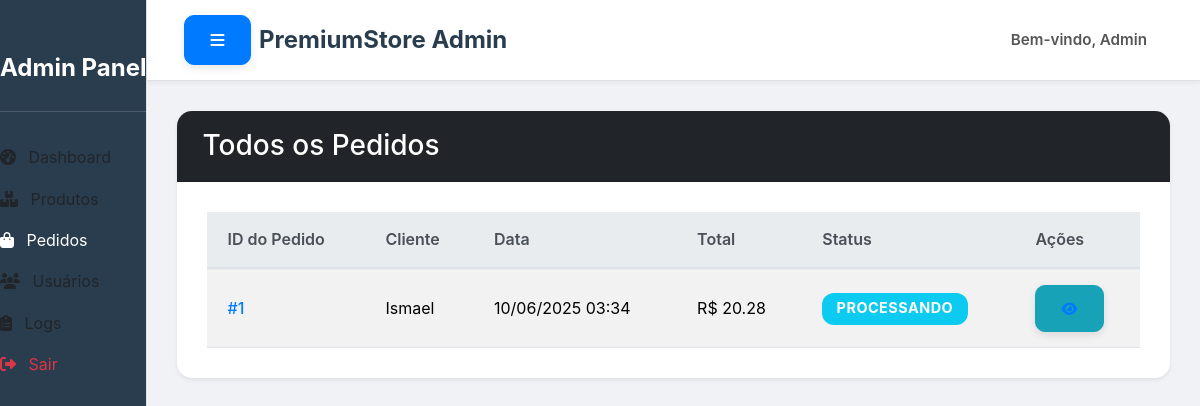
The page /admin/pedidos (signed in) on the database as committed earlier.
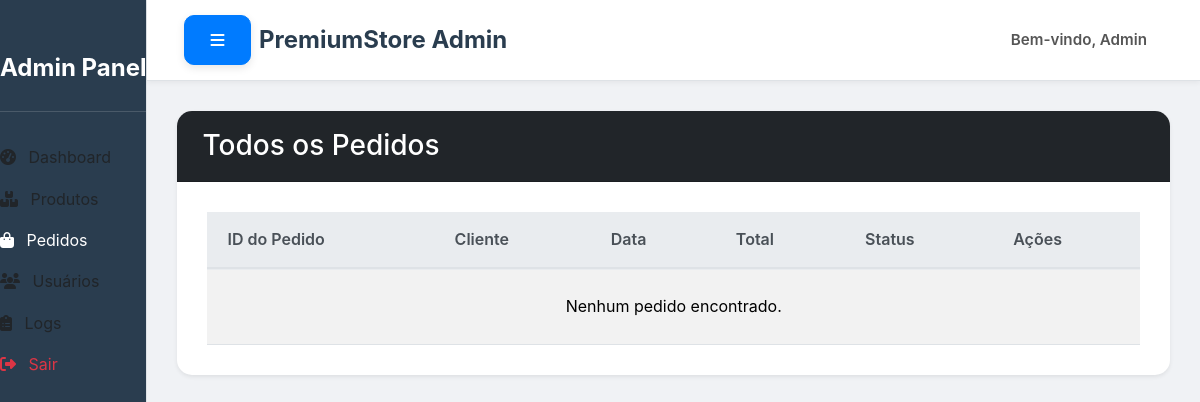
The same page on the database as committed later.
### tables this page shows
CREATE TABLE pedidos (
            id INTEGER PRIMARY KEY AUTOINCREMENT,
            usuario_id INTEGER,
            data TIMESTAMP DEFAULT CURRENT_TIMESTAMP,
            status TEXT DEFAULT 'Pendente',
            total REAL DEFAULT 0.0,
            FOREIGN KEY (usuario_id) REFERENCES usuarios(id)
        );

CREATE TABLE usuarios (
            id INTEGER PRIMARY KEY AUTOINCREMENT,
            nome TEXT NOT NULL,
            email TEXT UNIQUE NOT NULL,
            senha TEXT NOT NULL,
            is_admin BOOLEAN DEFAULT 0
        );

### routes/admin.py (the view)
@admin_bp.route('/pedidos')
@admin_required
def admin_pedidos():
    conn = conectar_db()
    cursor = conn.cursor()
    cursor.execute('''
        SELECT p.id, p.data, p.status, p.total, u.nome
        FROM pedidos p
        JOIN usuarios u ON p.usuario_id = u.id
        ORDER BY p.data DESC
    ''')
    pedidos_raw = cursor.fetchall()
    pedidos = []
    for pedido_raw in pedidos_raw:
        pedido = dict(pedido_raw)
        if 'data' in pedido and isinstance(pedido['data'], str):
            try:
                pedido['data'] = datetime.datetime.strptime(pedido['data'], '%Y-%m-%d %H:%M:%S')
            except ValueError:
                print(f"Warning: Unexpected date format for order ID {pedido.get('id')}: {pedido['data']}")
        pedidos.append(pedido)
    conn.close()
    return render_template('admin/pedidos.html', pedidos=pedidos)

### app.py (called while the page is built)
@app.context_processor
def inject_global_data():
    total_itens = 0
    if 'usuario_id' in session:
        usuario_id = session['usuario_id']
        try:
            total_itens = contar_itens_carrinho_db(usuario_id)
        except Exception as e:
            print(f"Erro ao contar itens do carrinho para o usuário {usuario_id}: {e}")
            total_itens = 0
    return {'total_itens': total_itens}

### database.py (called while the page is built)
def conectar_db():
    conn = sqlite3.connect(DB_NAME)
    conn.row_factory = sqlite3.Row # Permite acessar colunas por nome (como dicionário)
    return conn

def contar_itens_carrinho_db(usuario_id):
    conn = conectar_db()
    cursor = conn.cursor()
    cursor.execute('''
    SELECT COALESCE(SUM(quantidade), 0)
    FROM carrinho
    WHERE usuario_id = ?
    ''', (usuario_id,))
    total_itens = cursor.fetchone()[0]
    conn.close()
    return total_itens

### templates/admin/pedidos.html (shortened to what this page needs)
{% extends "base_admin.html" %}
{% block admin_content %}
<div class="card shadow-sm">
    <div class="card-header bg-dark text-white">
        <h3 class="card-title mb-0">Todos os Pedidos</h3>
    </div>
    <div class="card-body">
        <div class="table-responsive">
            <table class="table table-striped table-hover align-middle">
                <thead>
                    <tr>
                        <th scope="col">ID do Pedido</th>
                        <th scope="col">Cliente</th>
                        <th scope="col">Data</th>
                        <th scope="col">Total</th>
                        <th scope="col">Status</th>
                        <th scope="col">Ações</th>
                    </tr>
                </thead>
                <tbody>
                    {% if pedidos %}
                        {% for pedido in pedidos %}
                        <tr>
                            <td><a href="{{ url_for('admin.detalhes_pedido', id=pedido.id) }}">#{{ pedido.id }}</a></td>
                            <td>{{ pedido.nome }}</td>
                            <td>{{ pedido.data.strftime('%d/%m/%Y %H:%M') }}</td>
                            <td>R$ {{ "%.2f"|format(pedido.total) }}</td>
                            <td>
                                {% set status_class = {
                                    'Pendente': 'warning',
                                    'Processando': 'info',
                                    'Concluído': 'success',
                                    'Cancelado': 'danger'
                                }[pedido.status] | default('secondary') %}
                                <span class="badge bg-{{ status_class }}">
                                    {{ pedido.status }}
                                </span>
                            </td>
                            <td>
                                <a href="{{ url_for('admin.detalhes_pedido', id=pedido.id) }}" class="btn btn-sm btn-info" aria-label="Ver detalhes do pedido {{ pedido.id }}">
                                    <i class="fas fa-eye"></i>
                                </a>
                            </td>
                        </tr>
                        {% endfor %}
                    {% else %}
                        <tr>
                            <td colspan="6" class="text-center py-4">Nenhum pedido encontrado.</td>
                        </tr>
                    {% endif %}
                </tbody>
            </table>
        </div>
    </div>
</div>
{% endblock %}

Rows that differ between the two databases and show on the page:
no longer on this page (row edited): pedidos: id "1", nome "Ismael", data "10/06/2025 03:34", total "20.28", status "PROCESSANDO"
Other text that changed with them:
text now shown: "Nenhum pedido encontrado."
